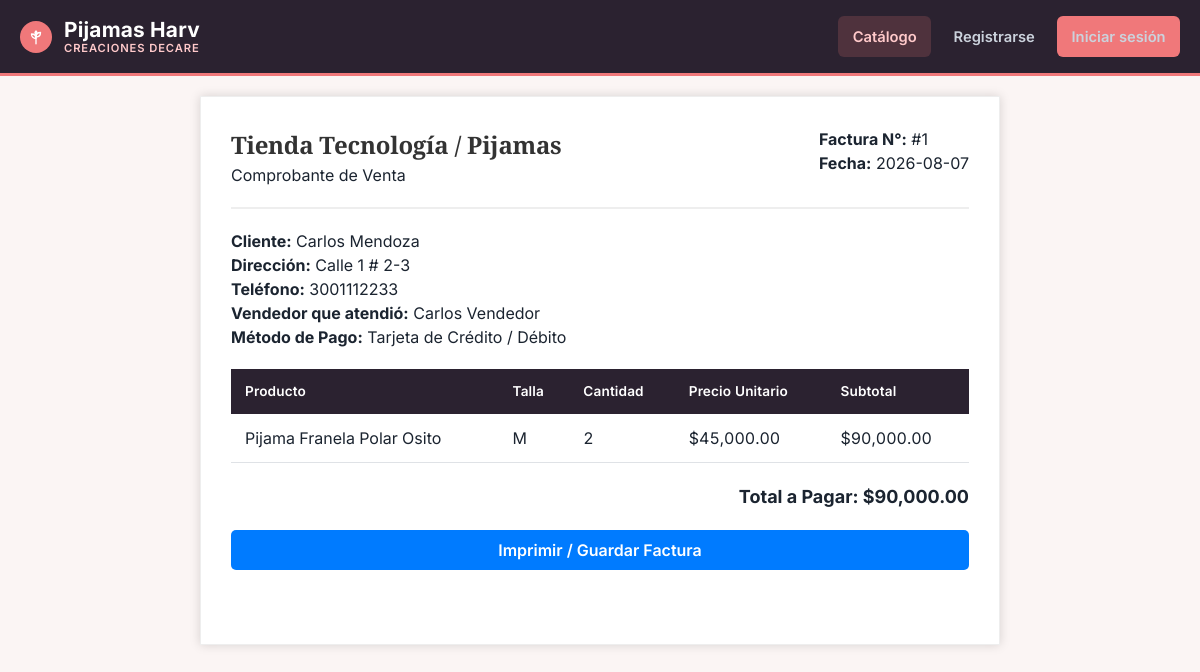
Before: /frontend/src/pages/ver_factura.php with the older database file.
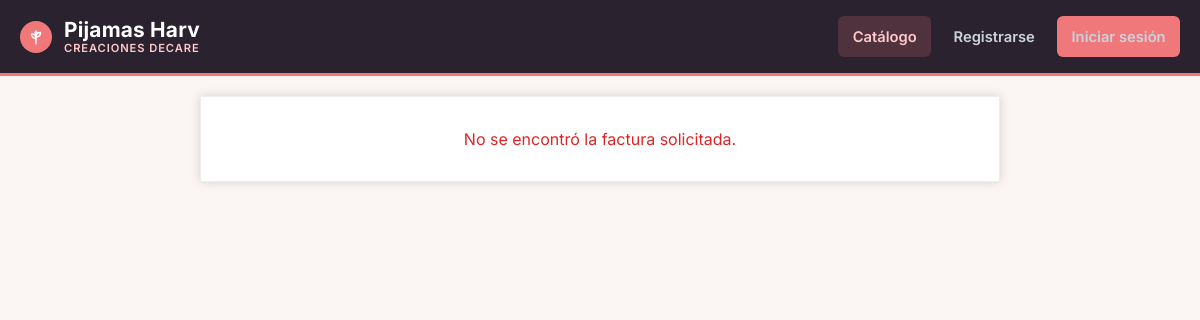
After: the same page with the newer database file.
### tables this page shows
CREATE TABLE `facturas` (
  `ID_FACTURA` int(11) NOT NULL,
  `FECHA` date NOT NULL,
  `ID_CLIENTE` int(11) NOT NULL,
  `DIRECCION_ENTREGA` varchar(255) DEFAULT NULL
);

CREATE TABLE `clientes` (
  `ID_CLIENTE` int(11) NOT NULL,
  `NOMBRE` varchar(100) NOT NULL,
  `APELLIDOS` varchar(100) NOT NULL,
  `DIRECCION` varchar(255) DEFAULT NULL,
  `TELEFONO` varchar(20) DEFAULT NULL,
  `email` varchar(255) DEFAULT NULL,
  `password` varchar(255) DEFAULT NULL
);

CREATE TABLE `vendedor` (
  `ID_VENDEDOR` int(11) NOT NULL,
  `NOMBRE` varchar(100) NOT NULL,
  `DIRECCION` varchar(255) DEFAULT NULL,
  `CORREO` varchar(100) DEFAULT NULL
);

CREATE TABLE `metodos_pago` (
  `ID_PAGO` int(11) NOT NULL,
  `nombre_metodo` varchar(50) NOT NULL,
  `estado` tinyint(4) DEFAULT 1
);

CREATE TABLE `productos` (
  `ID_PRODUCTO` int(11) NOT NULL,
  `nombre` varchar(255) NOT NULL,
  `DESCRIPCION` varchar(250) NOT NULL,
  `PRECIO` decimal(10,2) NOT NULL,
  `STOCK` int(11) DEFAULT 0,
  `talla` varchar(50) NOT NULL,
  `ID_CATEGORIA` int(11) DEFAULT NULL,
  `imagen` varchar(255) DEFAULT NULL
);

CREATE TABLE `ventas` (
  `ID_VENTAS` int(11) NOT NULL,
  `ID_PRODUCTO` int(11) NOT NULL,
  `cantidad` int(11) NOT NULL DEFAULT 1,
  `total` decimal(10,2) NOT NULL DEFAULT 0.00,
  `FECHA_VENTA` timestamp NOT NULL DEFAULT current_timestamp(),
  `ID_VENDEDOR` int(11) NOT NULL,
  `ID_CLIENTE` int(11) DEFAULT 1,
  `ID_PAGO` int(11) DEFAULT 1,
  `estado_pedido` varchar(30) NOT NULL DEFAULT 'Pagado'
);

### frontend/src/pages/ver_factura.php (the view, shortened to what this page needs)
<?php
$conexion = new mysqli(
    axioma_env('DB_HOST', 'localhost'),
    axioma_env('DB_USER', 'root'),
    axioma_env('DB_PASSWORD'),
    axioma_env('DB_NAME', 'axioma_bd')
);
$id_factura = isset($_GET['id']) ? intval($_GET['id']) : 1;
$sql = "SELECT
            f.ID_FACTURA,
            f.FECHA AS FECHA_FACTURA,
            CONCAT(c.NOMBRE, ' ', c.APELLIDOS) AS CLIENTE,
            c.DIRECCION AS DIRECCION_CLIENTE,
            c.TELEFONO,
            c.email AS EMAIL_CLIENTE,
            p.nombre AS PRODUCTO,
            p.talla,
            v.cantidad,
            p.PRECIO AS PRECIO_UNITARIO,
            v.total AS SUBTOTAL,
            mp.nombre_metodo AS METODO_PAGO,
            ved.NOMBRE AS VENDEDOR
        FROM facturas f
        INNER JOIN clientes c ON f.ID_CLIENTE = c.ID_CLIENTE
        INNER JOIN ventas v ON f.ID_CLIENTE = v.ID_CLIENTE
        INNER JOIN productos p ON v.ID_PRODUCTO = p.ID_PRODUCTO
        INNER JOIN metodos_pago mp ON v.ID_PAGO = mp.ID_PAGO
        INNER JOIN vendedor ved ON v.ID_VENDEDOR = ved.ID_VENDEDOR";
    $sql .= " WHERE f.ID_FACTURA = ?";
    $stmt = $conexion->prepare($sql);
    $stmt->bind_param('i', $id_factura);
    $stmt->execute();
    $resultado = $stmt->get_result();
    $factura = $resultado->fetch_assoc();
?>
<!DOCTYPE html>
<html lang="es">
<head>
    <link rel="stylesheet" href="../public/css/styles.css">
</head>
<body>
<?php require_once __DIR__ . '/../../../backend/src/controllers/header.php'; ?>
<div class="invoice-box">
    <?php if ($factura): ?>
        <div class="invoice-header">
            <div>
                <h2>Tienda Tecnología / Pijamas</h2>
                <p>Comprobante de Venta</p>
            </div>
            <div>
                <p><strong>Factura N°:</strong> #<?php echo $factura['ID_FACTURA']; ?></p>
                <p><strong>Fecha:</strong> <?php echo $factura['FECHA_FACTURA']; ?></p>
            </div>
        </div>
        <div class="details">
            <p><strong>Cliente:</strong> <?php echo $factura['CLIENTE']; ?></p>
            <p><strong>Dirección:</strong> <?php echo $factura['DIRECCION_CLIENTE']; ?></p>
            <p><strong>Teléfono:</strong> <?php echo $factura['TELEFONO']; ?></p>
            <p><strong>Vendedor que atendió:</strong> <?php echo $factura['VENDEDOR']; ?></p>
            <p><strong>Método de Pago:</strong> <?php echo $factura['METODO_PAGO']; ?></p>
        </div>
        <table>
            <thead>
                <tr>
                    <th>Producto</th>
                    <th>Talla</th>
                    <th>Cantidad</th>
                    <th>Precio Unitario</th>
                    <th>Subtotal</th>
                </tr>
            </thead>
            <tbody>
                <tr>
                    <td><?php echo $factura['PRODUCTO']; ?></td>
                    <td><?php echo $factura['talla']; ?></td>
                    <td><?php echo $factura['cantidad']; ?></td>
                    <td>$<?php echo number_format($factura['PRECIO_UNITARIO'], 2); ?></td>
                    <td>$<?php echo number_format($factura['SUBTOTAL'], 2); ?></td>
                </tr>
            </tbody>
        </table>
        <div class="total-section">
            Total a Pagar: $<?php echo number_format($factura['SUBTOTAL'], 2); ?>
        </div>
        <button class="print-btn" onclick="window.print()">Imprimir / Guardar Factura</button>
        <a href="generar_factura.php?id=<?php echo (int) $factura['ID_FACTURA']; ?>" target="_blank" class="btn">
        </a>
    <?php else: ?>
        <p class="invoice-error">No se encontró la factura solicitada.</p>
    <?php endif; ?>
</div>
</body>
</html>

### backend/src/controllers/header.php (shortened to what this page needs)
<?php
$rolActual = $_SESSION['usuario_rol'] ?? 'Invitado';
$routeActual = $_GET['url'] ?? 'catalogo';
$rutaInicio = match ($rolActual) {
    'Cliente' => 'cliente_dashboard',
    'Administrador', 'Vendedor' => 'dashboard',
    default => 'catalogo',
};
$projectRoot = str_replace('\\', '/', dirname(dirname(dirname(__DIR__))));
$documentRoot = str_replace('\\', '/', $_SERVER['DOCUMENT_ROOT'] ?? '');
$baseUrl = '';
if ($documentRoot !== '' && strpos($projectRoot, $documentRoot) === 0) {
    $baseUrl = '/' . ltrim(substr($projectRoot, strlen($documentRoot)), '/');
} else {
    $baseUrl = '/' . ltrim(basename($projectRoot), '/');
}
?>
<header class="main-header">
    <div class="header-container">
        <a href="<?php echo htmlspecialchars($baseUrl . '/index.php?url=' . $rutaInicio, ENT_QUOTES, 'UTF-8'); ?>" class="header-brand" aria-label="Ir al inicio">
            <span class="header-brand__mark" aria-hidden="true">
            </span>
            <span class="header-brand__texto">
                <?php echo htmlspecialchars(MARCA_TIENDA, ENT_QUOTES, 'UTF-8'); ?>
                <small><?php echo htmlspecialchars(MARCA_COLECCION, ENT_QUOTES, 'UTF-8'); ?></small>
            </span>
        </a>
        <?php if ($rolActual === 'Invitado'): ?>
            <nav class="nav-menu" aria-label="Navegación principal">
                <a href="<?php echo htmlspecialchars($baseUrl . '/index.php?url=catalogo', ENT_QUOTES, 'UTF-8'); ?>"
                   class="nav-menu__link <?php echo ($routeActual === 'catalogo') ? 'nav-menu__link--active' : ''; ?>">Catálogo</a>
                <a href="<?php echo htmlspecialchars($baseUrl . '/index.php?url=registro', ENT_QUOTES, 'UTF-8'); ?>" class="nav-menu__link">Registrarse</a>
                <a href="<?php echo htmlspecialchars($baseUrl . '/index.php?url=login', ENT_QUOTES, 'UTF-8'); ?>" class="nav-menu__link nav-menu__link--cta">Iniciar sesión</a>
            </nav>
        <?php endif; ?>
    </div>
</header>

### frontend/src/public/css/styles.css (style rules this page uses)
:root { --ink: #2b2230; --ink-soft: #3a2e40; --paper: #fbf5f4; --paper-raised: #ffffff; --border: #dfe2e6; --text-color: #1b2430; --text-muted: #5b6472; --secondary-color: #f0787a; --secondary-deep: #c9505a; --secondary-tint: rgba(240, 120, 122, 0.14); --primary-color: var(--ink); --bg-color: var(--paper); --white: #ffffff; --danger-color: #b03a2e; --success-color: #1f7a53; --font-display: 'Source Serif 4', 'Georgia', serif; --font-body: 'Inter', 'Segoe UI', Tahoma, Geneva, Verdana, sans-serif; --font-mono: 'JetBrains Mono', 'Consolas', monospace; --radius-sm: 6px; --radius-md: 10px; --radius-lg: 14px; }
* { margin: 0; padding: 0; box-sizing: border-box; font-family: var(--font-body); }
body { background: var(--paper); color: var(--text-color); padding-bottom: 50px; position: relative; overflow-x: hidden; line-height: 1.5; }
body > * { position: relative; z-index: 1; }
.main-header { background: var(--ink); padding: 1rem 1.25rem; border-bottom: 3px solid var(--secondary-color); position: sticky; top: 0; z-index: 20; }
.header-container { max-width: 1200px; margin: 0 auto; display: flex; justify-content: space-between; align-items: center; gap: 1rem; }
.header-brand { display: inline-flex; align-items: center; gap: 0.75rem; color: #fff; text-decoration: none; font-family: var(--font-display); font-size: 1.3rem; font-weight: 700; letter-spacing: 0.01em; }
.header-brand__mark { display: inline-flex; align-items: center; justify-content: center; width: 2rem; height: 2rem; border-radius: 50%; background: var(--secondary-color); color: #ffffff; border: none; font-family: var(--font-display); font-weight: 700; font-size: 1rem; }
.header-brand__texto { display: inline-flex; flex-direction: column; line-height: 1.1; }
.header-brand__texto small { font-family: var(--font-body); font-size: 0.7rem; font-weight: 600; letter-spacing: 0.08em; text-transform: uppercase; color: #ffc9ca; }
.nav-menu__link--cta { background: var(--secondary-color); color: #ffffff; }
.nav-menu { display: flex; align-items: center; justify-content: flex-end; gap: 0.5rem; flex-wrap: wrap; }
.nav-menu__link { display: inline-flex; align-items: center; justify-content: center; padding: 0.6rem 0.9rem; border-radius: var(--radius-sm); text-decoration: none; color: #cbd2dc; font-weight: 600; font-size: 0.92rem; transition: background 0.15s ease, color 0.15s ease; }
.nav-menu__link:hover, .nav-menu__link--active { background: rgba(240, 120, 122, 0.18); color: #ffc9ca; }
.invoice-box { max-width: 800px; margin: 20px auto; padding: 30px; border: 1px solid #eee; background: #fff; box-shadow: 0 0 10px rgba(0, 0, 0, .15); }
.invoice-error { text-align: center; color: #dc2626; }
h1, h2, h3, h4 { font-family: var(--font-display); color: var(--ink); font-weight: 700; letter-spacing: -0.01em; }
table { width: 100%; border-collapse: collapse; margin-top: 20px; font-variant-numeric: tabular-nums; }
th { background-color: var(--ink); color: var(--white); padding: 12px 14px; text-align: left; font-family: var(--font-body); font-weight: 600; font-size: 0.85rem; letter-spacing: 0.01em; }
td { padding: 12px 14px; border-bottom: 1px solid var(--border); }
.btn { padding: 10px 16px; border-radius: var(--radius-sm); text-decoration: none; display: inline-block; color: white; font-weight: 600; box-shadow: none; transition: transform 0.15s ease, box-shadow 0.15s ease, background 0.15s ease; }
button { width: 100%; padding: 0.9rem; background: var(--ink); color: white; border: none; border-radius: var(--radius-sm); cursor: pointer; font-size: 1rem; font-weight: 600; transition: background 0.15s ease, transform 0.15s ease; }
.invoice-header { display: flex; justify-content: space-between; margin-bottom: 20px; padding-bottom: 20px; border-bottom: 2px solid #eee; }
.invoice-header h2 { margin: 0; color: #333; }
.details { margin-bottom: 20px; }
.total-section { margin-top: 20px; text-align: right; font-size: 18px; font-weight: 700; }
.print-btn { width: 100%; margin-top: 20px; padding: 10px; border: 0; border-radius: 5px; background: #007bff; color: #fff; cursor: pointer; }

Changed rows visible on the page:
removed facturas: ID_FACTURA "1", FECHA "2026-08-07"
removed clientes: DIRECCION "Calle 1 # 2-3", TELEFONO "3001112233"
removed vendedor: NOMBRE "Carlos Vendedor"
no longer on this page (row unchanged): metodos_pago: nombre_metodo "Tarjeta de Crédito / Débito"
removed productos: nombre "Pijama Franela Polar Osito", talla "M", PRECIO "45,000.00"
removed ventas: cantidad "2", total "90,000.00"
Other visible differences:
$factura['CLIENTE']: "Carlos Mendoza" → (not shown)
text no longer shown: "Tienda Tecnología / Pijamas Comprobante de Venta Factura N°: # Fecha: Cliente: Dirección: Teléfono: Vendedor que atendió: Método de Pago: Producto Talla Cantidad Precio Unitario Subtotal $ $ Total a Pagar: $ Imprimir / Guardar Factura"
text now shown: "No se encontró la factura solicitada."
